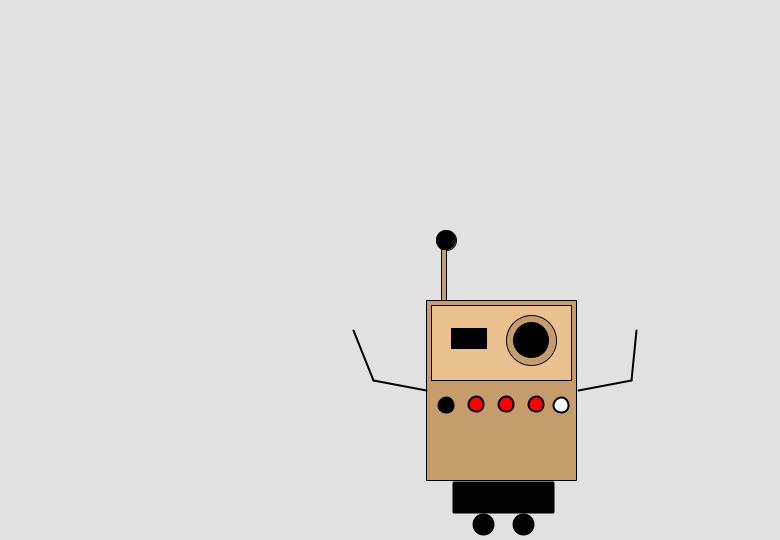
Frame 1 (no input)
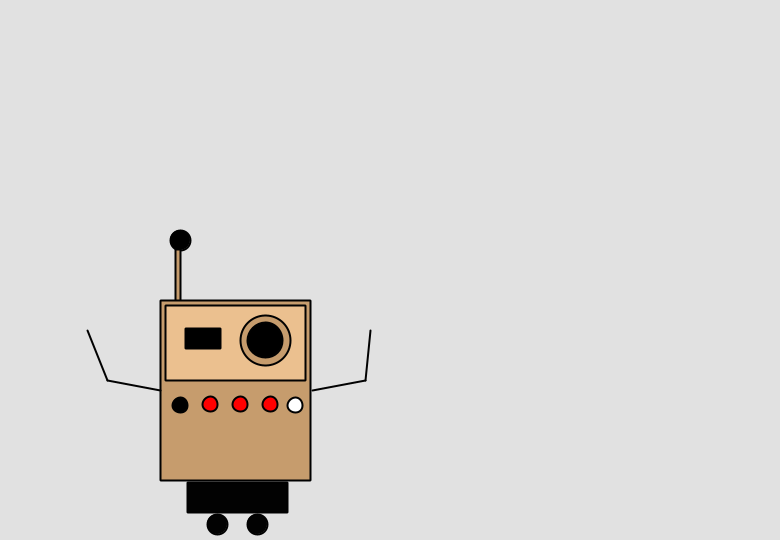
Frame 60 (the mouse pressed at the canvas centre just before this capture)
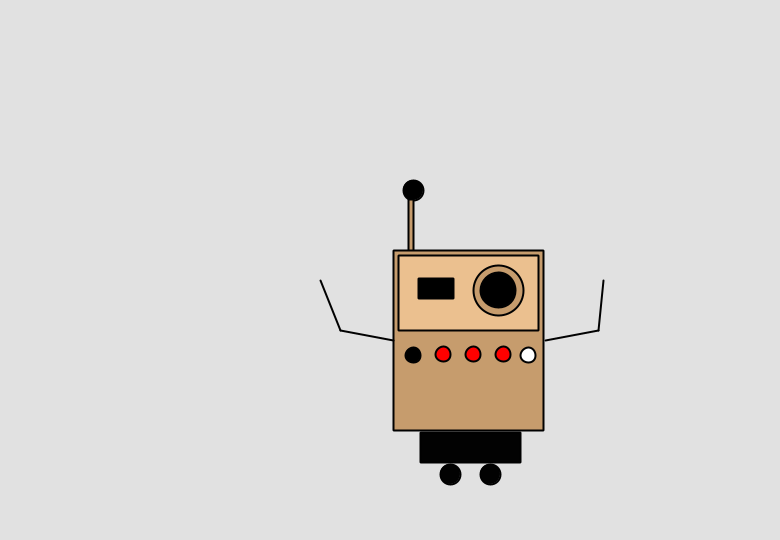
Frame 120 (the mouse held since frame 60 and released just before this capture)

The Processing sketch that drew these frames (run headless with seeded random() and noise(); from frame 60 on, the mouse is pressed at the canvas centre):

// Processing sketch: processing_55921
// ── processing_55921.pde

int x=340;
int y=220;

float easing= 0.024;

void setup() {
size(780, 540);
smooth();
strokeWeight (1);
background (0);
}

void draw () {
  background(225) ;
  int targetX=mouseX;
  x+= (targetX-x) *easing;
  
  if (mousePressed) {
  y=50;
} else {
  y=100;
}
   
    
fill(0);
ellipse(x+115, y+140, 20, 20); //antenna ball
fill(198, 156, 109);
rect(x+110, y+149, 5, 80); //antenna
fill(198, 156, 109);
rect(x+95, y+200, 150, 180); //body
fill(235, 192, 143);
rect(x+100, y+205, 140, 75); //base
fill(198, 156, 109);
ellipse(x+200, y+240, 50, 50); //eyeball 1
fill(0);
ellipse(x+200, y+240, 35, 35); //eyeball 1
rect(x+120, y+228, 35, 20);  //eyeball 2
 
strokeWeight (2);
ellipse(x+115, y+305, 15, 15); //buttons
fill(255, 0, 0);
ellipse(x+145, y+304, 15, 15);
ellipse(x+175, y+304, 15, 15);
ellipse(x+205, y+304, 15, 15);
fill(255);
ellipse(x+230, y+305, 15, 15); //power button
line(x+247, y+290, x+300, y+280);
line(x+300, y+280, x+305, y+230);
line(x+95, y+290, x+42, y+280);
line(x+42, y+280, x+22, y+230);
fill(2);
stroke(1);
strokeJoin(BEVEL);
rect(x+122, y+382, 100, 30); //base
ellipse(x+152, y+424, 20, 20); //wheels
ellipse(x+192, y+424, 20, 20);

}
